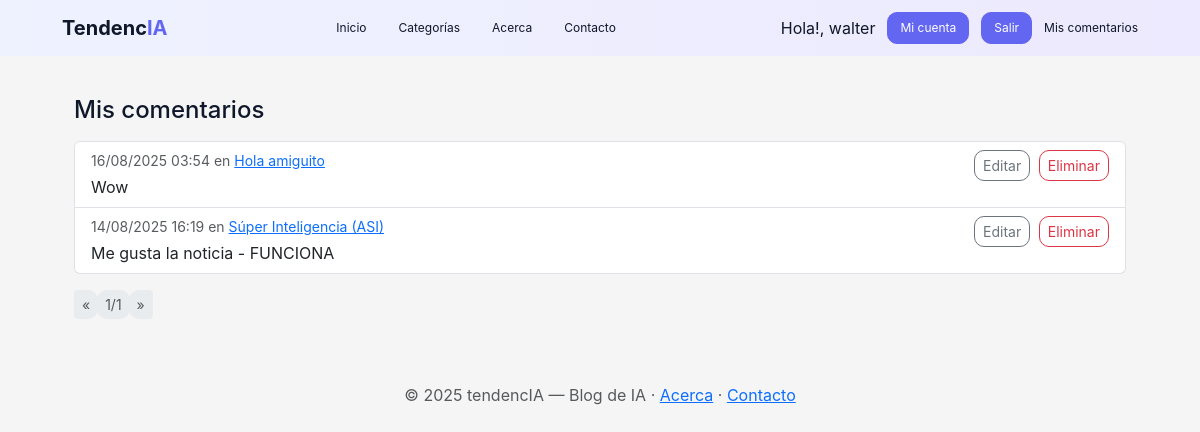
The page /usuarios/mis-comentarios/ (signed in) on the database as committed earlier.
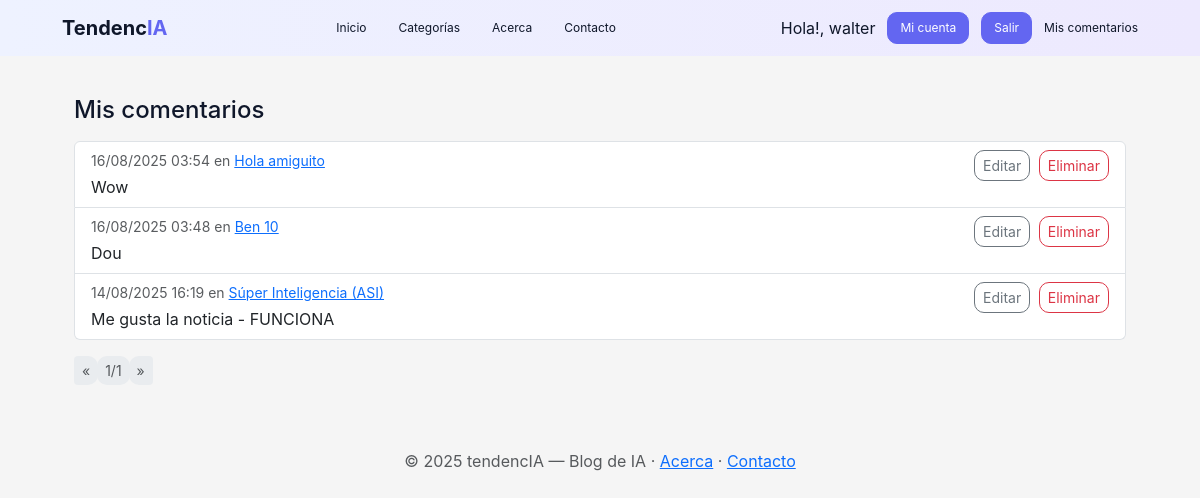
The same page on the database as committed later.
### apps/comentarios/models.py (models this page shows, shortened)
class Comentario(models.Model):
    post = models.ForeignKey('posts.Post', on_delete=models.CASCADE, related_name='comentarios')
    usuario = models.ForeignKey(
        settings.AUTH_USER_MODEL,
        on_delete=models.CASCADE,
        related_name='comentarios'
    )
    contenido = models.TextField()
    fecha_hora = models.DateTimeField(auto_now_add=True)
    class Meta:
        ordering = ['-fecha_hora']

### apps/posts/models.py (models this page shows, shortened)
class Post(models.Model):
    titulo = models.CharField(max_length=200)
    resumen = models.CharField(max_length=300)
    contenido = models.TextField()
    fecha_hora = models.DateTimeField(auto_now_add=True)
    autor = models.ForeignKey(
        settings.AUTH_USER_MODEL,
        on_delete=models.CASCADE,
        related_name='posts'
    )
    categorias = models.ManyToManyField(Categoria, related_name='posts', blank=True)
    tags = models.ManyToManyField(Tag, related_name='posts', blank=True)
    imagen = models.ImageField(upload_to='post_images/', blank=True, null=True)
    class Meta:
        ordering = ['-fecha_hora']

### apps/usuarios/views.py (the view)
# urls.py: path("mis-comentarios/", views.mis_comentarios, name="mis_comentarios"),
@login_required
def mis_comentarios(request):
    qs = (
        Comentario.objects
        .filter(usuario=request.user)
        .select_related("post")
        .order_by("-fecha_hora")
    )
    page_obj = Paginator(qs, 10).get_page(request.GET.get("page"))
    return render(request, "usuarios/mis_comentarios.html", {
        "page_obj": page_obj,
        "titulo_pagina": "Mis comentarios",
    })

### apps/usuarios/templates/usuarios/mis_comentarios.html (shortened to what this page needs)
{% extends "base.html" %}
{% block content %}
<div class="container py-3">
  <h1 class="h4 mb-3">{{ titulo_pagina|default:"Mis comentarios" }}</h1>
  {% if page_obj and page_obj.paginator.count %}
    <ul class="list-group">
      {% for c in page_obj %}
        <li class="list-group-item">
          <div class="d-flex justify-content-between align-items-start gap-3">
            <div class="flex-grow-1">
              <div class="small text-muted mb-1">
                {{ c.fecha_hora|date:"d/m/Y H:i" }} en
                <a href="{% url 'posts:post_detalle' c.post.pk %}#comentario-{{ c.pk }}">{{ c.post.titulo }}</a>
              </div>
              <div>{{ c.contenido|linebreaksbr }}</div>
            </div>
            <div class="text-nowrap">
              <a class="btn btn-sm btn-outline-secondary" href="{% url 'posts:comentario_editar' c.pk %}">Editar</a>
              <a class="btn btn-sm btn-outline-danger ms-1" href="{% url 'posts:comentario_eliminar' c.pk %}">Eliminar</a>
            </div>
          </div>
        </li>
      {% endfor %}
    </ul>
    <nav class="mt-3">
      <ul class="pagination pagination-sm mb-0">
        {% if page_obj.has_previous %}
          <li class="page-item"><a class="page-link" href="?page={{ page_obj.previous_page_number }}">«</a></li>
        {% else %}
          <li class="page-item disabled"><span class="page-link">«</span></li>
        {% endif %}
        <li class="page-item disabled">
          <span class="page-link">{{ page_obj.number }}/{{ page_obj.paginator.num_pages }}</span>
        </li>
        {% if page_obj.has_next %}
          <li class="page-item"><a class="page-link" href="?page={{ page_obj.next_page_number }}">»</a></li>
        {% else %}
          <li class="page-item disabled"><span class="page-link">»</span></li>
        {% endif %}
      </ul>
    </nav>
  {% else %}
    <div class="alert alert-info">Todavía no hiciste comentarios.</div>
  {% endif %}
</div>
{% endblock %}

Rows that differ between the two databases and show on the page:
added Comentario: fecha_hora "16/08/2025 03:48", post.titulo "Ben 10", contenido "Dou"
